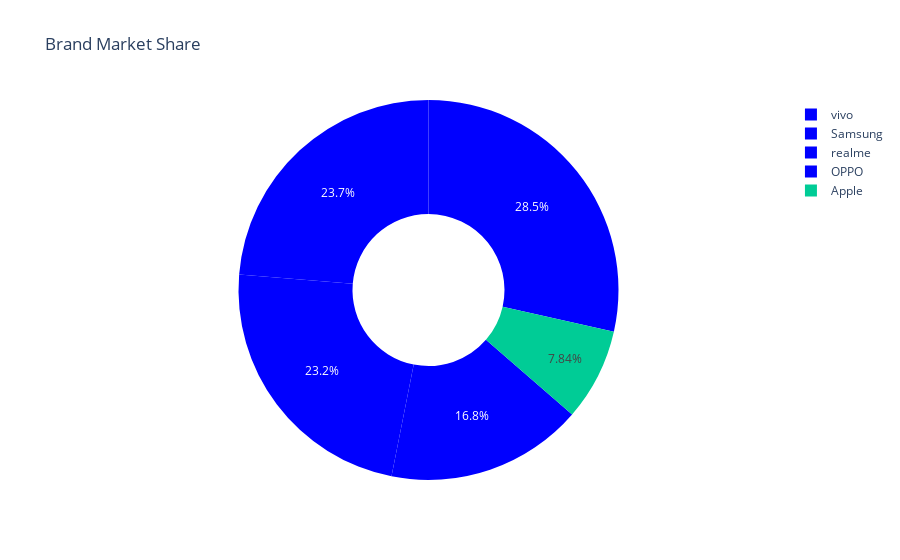

The notebook cell saved with this chart:
### Code cell
fig = px.pie(df_combined, 
             names="brand", 
             title="Brand Market Share",
             hole=0.4, 
             color="type",
             color_discrete_map={"Android": "blue", "iPhone": "red"})

fig.show()

### Figure 1 — Plotly figure (JSON) as saved in the notebook; plotly's stock layout.template omitted (floating-point values rounded to 4 significant figures; data arrays with more than 128 entries replaced by an {"elided": "..."} marker saying what was removed)
{"data": [{"customdata": {"elided": "561x1 str values"}, "domain": {"x": [0, 1], "y": [0, 1]}, "hole": 0.4, "hovertemplate": "brand=%{label}<br>type=%{customdata[0]}<extra></extra>", "labels": {"elided": "561 str values"}, "legendgroup": "", "marker": {"colors": {"elided": "561 str values"}}, "name": "", "showlegend": true, "type": "pie"}], "layout": {"legend": {"tracegroupgap": 0}, "title": {"text": "Brand Market Share"}}}
